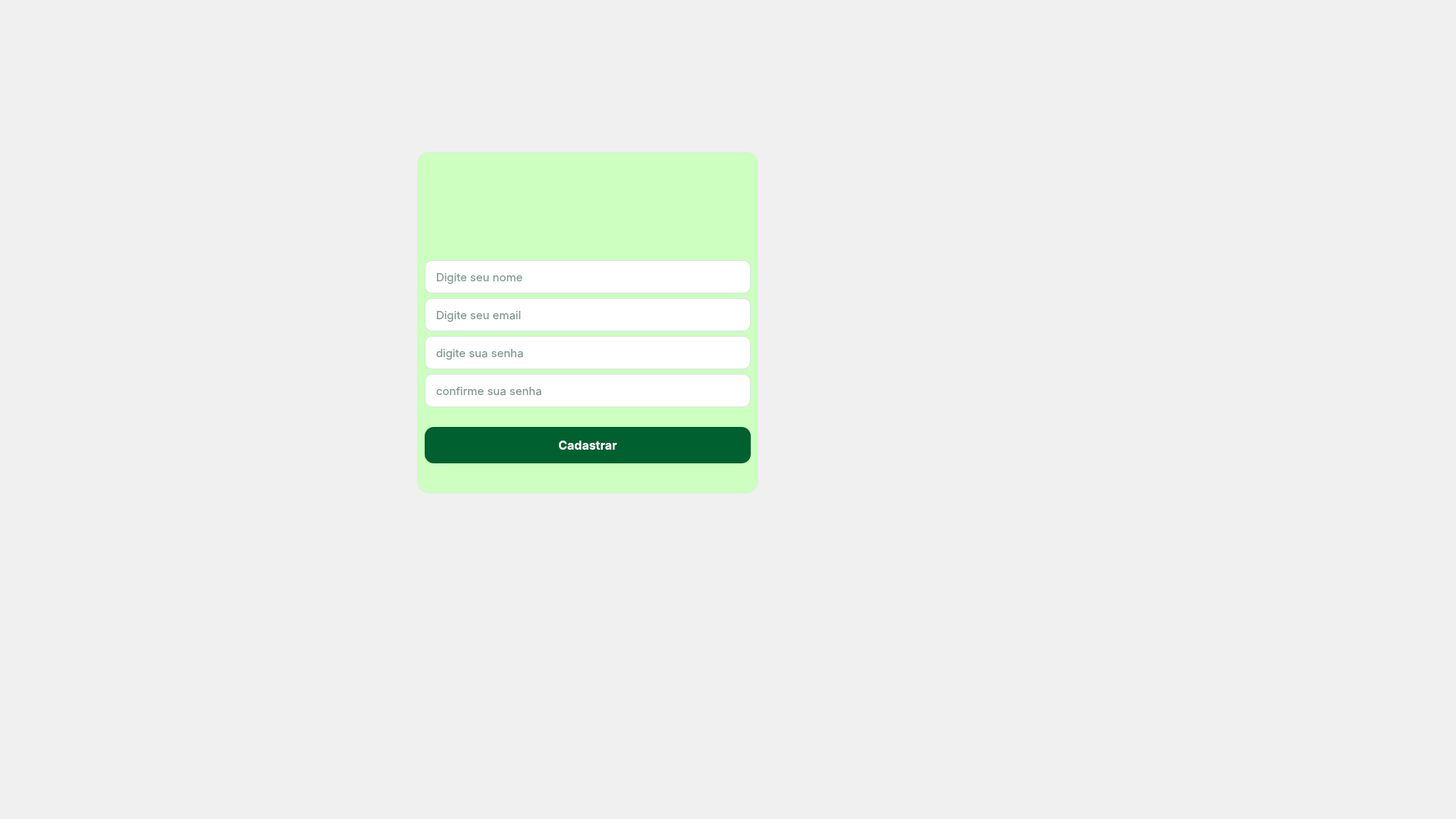
<?xml version="1.0" encoding="UTF-8"?>
<ui version="4.0">
 <class>LoginWindow</class>
 <widget class="QMainWindow" name="LoginWindow">
  <property name="geometry">
   <rect>
    <x>0</x>
    <y>0</y>
    <width>1920</width>
    <height>1080</height>
   </rect>
  </property>
  <property name="minimumSize">
   <size>
    <width>1024</width>
    <height>600</height>
   </size>
  </property>
  <property name="windowTitle">
   <string>NeoBeneSys - Login</string>
  </property>
  <property name="styleSheet">
   <string notr="true">
QMainWindow {
    background-color: #F0F0F0;
}
   </string>
  </property>
  <widget class="QWidget" name="centralwidget">
   <layout class="QVBoxLayout" name="verticalLayout_main">
    <property name="spacing">
     <number>0</number>
    </property>
    <property name="leftMargin">
     <number>0</number>
    </property>
    <property name="topMargin">
     <number>0</number>
    </property>
    <property name="rightMargin">
     <number>0</number>
    </property>
    <property name="bottomMargin">
     <number>0</number>
    </property>
    <item>
     <widget class="QFrame" name="frame_login_container">
      <property name="frameShape">
       <enum>QFrame::Shape::NoFrame</enum>
      </property>
      <property name="frameShadow">
       <enum>QFrame::Shadow::Raised</enum>
      </property>
      <widget class="QFrame" name="frame_login_card">
       <property name="geometry">
        <rect>
         <x>550</x>
         <y>200</y>
         <width>450</width>
         <height>451</height>
        </rect>
       </property>
       <property name="minimumSize">
        <size>
         <width>450</width>
         <height>0</height>
        </size>
       </property>
       <property name="maximumSize">
        <size>
         <width>500</width>
         <height>16777215</height>
        </size>
       </property>
       <property name="styleSheet">
        <string notr="true">QFrame#frame_login_card {
	background-color: rgb(204, 255, 192);
    border: 1px solid #E3ECE6;
    border-radius: 16px;
}
          </string>
       </property>
       <property name="frameShape">
        <enum>QFrame::Shape::StyledPanel</enum>
       </property>
       <property name="frameShadow">
        <enum>QFrame::Shadow::Raised</enum>
       </property>
       <layout class="QVBoxLayout" name="verticalLayout_3">
        <item>
         <spacer name="verticalSpacer_top">
          <property name="orientation">
           <enum>Qt::Orientation::Vertical</enum>
          </property>
          <property name="sizeType">
           <enum>QSizePolicy::Policy::Fixed</enum>
          </property>
          <property name="sizeHint" stdset="0">
           <size>
            <width>20</width>
            <height>20</height>
           </size>
          </property>
         </spacer>
        </item>
        <item alignment="Qt::AlignmentFlag::AlignHCenter">
         <widget class="QLabel" name="lbt_logo2">
          <property name="layoutDirection">
           <enum>Qt::LayoutDirection::RightToLeft</enum>
          </property>
          <property name="autoFillBackground">
           <bool>false</bool>
          </property>
          <property name="frameShape">
           <enum>QFrame::Shape::NoFrame</enum>
          </property>
          <property name="frameShadow">
           <enum>QFrame::Shadow::Raised</enum>
          </property>
          <property name="text">
           <string/>
          </property>
          <property name="textFormat">
           <enum>Qt::TextFormat::RichText</enum>
          </property>
          <property name="pixmap">
           <pixmap>images/logo_login.png</pixmap>
          </property>
          <property name="scaledContents">
           <bool>false</bool>
          </property>
         </widget>
        </item>
        <item>
         <widget class="QLineEdit" name="txt_nome">
          <property name="minimumSize">
           <size>
            <width>0</width>
            <height>44</height>
           </size>
          </property>
          <property name="font">
           <font>
            <family>Inter</family>
            <pointsize>11</pointsize>
           </font>
          </property>
          <property name="styleSheet">
           <string notr="true">QLineEdit {
    background-color: #FFFFFF;
    border: 1px solid #D8E4DE;
    border-radius: 10px;
    padding: 8px 12px;
    color: #003020;
}

QLineEdit:focus {
    border: 1px solid #30C060;
    box-shadow: 0 0 0 3px rgba(48,192,96,.15);
}
             </string>
          </property>
          <property name="placeholderText">
           <string>Digite seu nome</string>
          </property>
         </widget>
        </item>
        <item>
         <widget class="QLineEdit" name="txt_email">
          <property name="minimumSize">
           <size>
            <width>0</width>
            <height>44</height>
           </size>
          </property>
          <property name="font">
           <font>
            <family>Inter</family>
            <pointsize>11</pointsize>
           </font>
          </property>
          <property name="styleSheet">
           <string notr="true">QLineEdit {
    background-color: #FFFFFF;
    border: 1px solid #D8E4DE;
    border-radius: 10px;
    padding: 8px 12px;
    color: #003020;
}

QLineEdit:focus {
    border: 1px solid #30C060;
    box-shadow: 0 0 0 3px rgba(48,192,96,.15);
}
             </string>
          </property>
          <property name="placeholderText">
           <string>Digite seu email</string>
          </property>
         </widget>
        </item>
        <item>
         <widget class="QLineEdit" name="txt_senha1">
          <property name="minimumSize">
           <size>
            <width>0</width>
            <height>44</height>
           </size>
          </property>
          <property name="font">
           <font>
            <family>Inter</family>
            <pointsize>11</pointsize>
           </font>
          </property>
          <property name="styleSheet">
           <string notr="true">QLineEdit {
    background-color: #FFFFFF;
    border: 1px solid #D8E4DE;
    border-radius: 10px;
    padding: 8px 12px;
    color: #003020;
}

QLineEdit:focus {
    border: 1px solid #30C060;
    box-shadow: 0 0 0 3px rgba(48,192,96,.15);
}
             </string>
          </property>
          <property name="echoMode">
           <enum>QLineEdit::EchoMode::Password</enum>
          </property>
          <property name="placeholderText">
           <string>digite sua senha</string>
          </property>
         </widget>
        </item>
        <item>
         <widget class="QLineEdit" name="txt_senha2">
          <property name="minimumSize">
           <size>
            <width>0</width>
            <height>44</height>
           </size>
          </property>
          <property name="font">
           <font>
            <family>Inter</family>
            <pointsize>11</pointsize>
           </font>
          </property>
          <property name="styleSheet">
           <string notr="true">QLineEdit {
    background-color: #FFFFFF;
    border: 1px solid #D8E4DE;
    border-radius: 10px;
    padding: 8px 12px;
    color: #003020;
}

QLineEdit:focus {
    border: 1px solid #30C060;
    box-shadow: 0 0 0 3px rgba(48,192,96,.15);
}
             </string>
          </property>
          <property name="echoMode">
           <enum>QLineEdit::EchoMode::Password</enum>
          </property>
          <property name="placeholderText">
           <string>confirme sua senha</string>
          </property>
         </widget>
        </item>
        <item>
         <spacer name="verticalSpacer_before_buttons">
          <property name="orientation">
           <enum>Qt::Orientation::Vertical</enum>
          </property>
          <property name="sizeType">
           <enum>QSizePolicy::Policy::Fixed</enum>
          </property>
          <property name="sizeHint" stdset="0">
           <size>
            <width>20</width>
            <height>20</height>
           </size>
          </property>
         </spacer>
        </item>
        <item>
         <widget class="QPushButton" name="btn_cadastrar">
          <property name="minimumSize">
           <size>
            <width>0</width>
            <height>48</height>
           </size>
          </property>
          <property name="font">
           <font>
            <family>Inter</family>
            <pointsize>12</pointsize>
            <bold>true</bold>
           </font>
          </property>
          <property name="cursor">
           <cursorShape>PointingHandCursor</cursorShape>
          </property>
          <property name="styleSheet">
           <string notr="true">QPushButton {
    background-color: #006030;
    color: #FFFFFF;
    border: none;
    border-radius: 12px;
    padding: 10px 20px;
}

QPushButton:hover {
    background-color: #30C060;
}

QPushButton:pressed {
    background-color: #005028;
}
             </string>
          </property>
          <property name="text">
           <string>Cadastrar</string>
          </property>
         </widget>
        </item>
        <item>
         <spacer name="verticalSpacer_after_subtitle">
          <property name="orientation">
           <enum>Qt::Orientation::Vertical</enum>
          </property>
          <property name="sizeType">
           <enum>QSizePolicy::Policy::Fixed</enum>
          </property>
          <property name="sizeHint" stdset="0">
           <size>
            <width>20</width>
            <height>30</height>
           </size>
          </property>
         </spacer>
        </item>
       </layout>
      </widget>
      <widget class="QLabel" name="label">
       <property name="geometry">
        <rect>
         <x>0</x>
         <y>0</y>
         <width>1920</width>
         <height>1080</height>
        </rect>
       </property>
       <property name="text">
        <string/>
       </property>
       <property name="pixmap">
        <pixmap>images/tela_inicial.png</pixmap>
       </property>
      </widget>
      <zorder>label</zorder>
      <zorder>frame_login_card</zorder>
     </widget>
    </item>
   </layout>
  </widget>
 </widget>
 <resources/>
 <connections/>
</ui>
